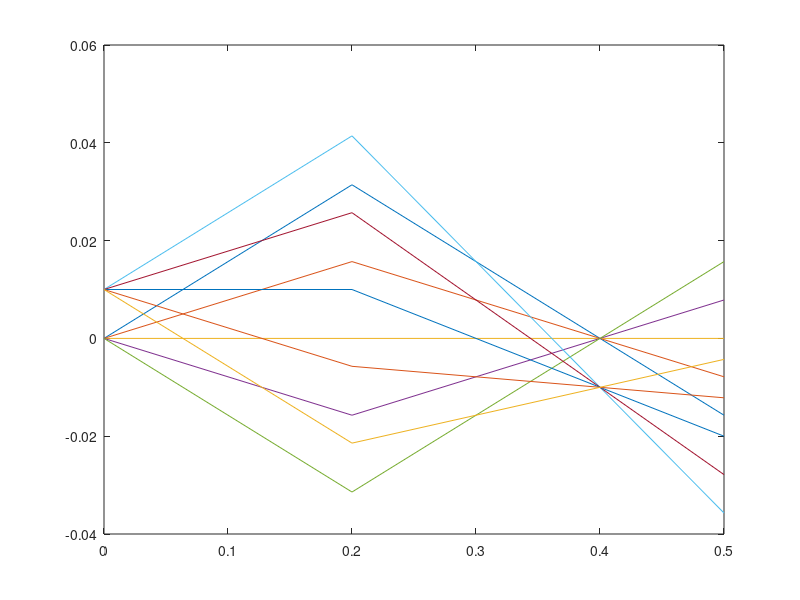

Reproduce this figure in MATLAB.
%% File to simulate rays hitting lense

d1 = 0.2;
M1 = [1, d1, 0, 0; 0, 1, 0, 0; 0, 0, 1, d1; 0, 0, 0, 1];

f = 0.1;
M2 = [1, 0, 0, 0; -1/f, 1, 0, 0; 0, 0, 1, 0; 0, 0, -1/f, 1];

d3 = 0.3;
M3 = [1, d3, 0, 0; 0, 1, 0, 0; 0, 0, 1, d3; 0, 0, 0, 1];

M = M3*M2*M1;

% Setup rays for all position 0 ones
ray1 = [0; pi/20; 0; 0];
ray2 = [0; pi/40; 0; 0];
ray3 = [0; 0; 0; 0];
ray4 = [0; -pi/40; 0; 0];
ray5 = [0; -pi/20; 0; 0];

% Rays for 10mm
ray6 = [10*10^-3; pi/20; 0; 0];
ray7 = [10*10^-3; pi/40; 0; 0];
ray8 = [10*10^-3; 0; 0; 0];
ray9 = [10*10^-3; -pi/40; 0; 0];
rayA = [10*10^-3; -pi/20; 0; 0];

allRays = [ray1, ray2, ray3, ray4, ray5, ray6, ray7, ray8, ray9, rayA];

raysOpen = M1*allRays;

raysLense = M2*raysOpen;

raysConverge = M3*raysLense;

plot([0, d1, d1+d3], [allRays(1, :)', raysOpen(1, :)', raysConverge(1, :)']);
